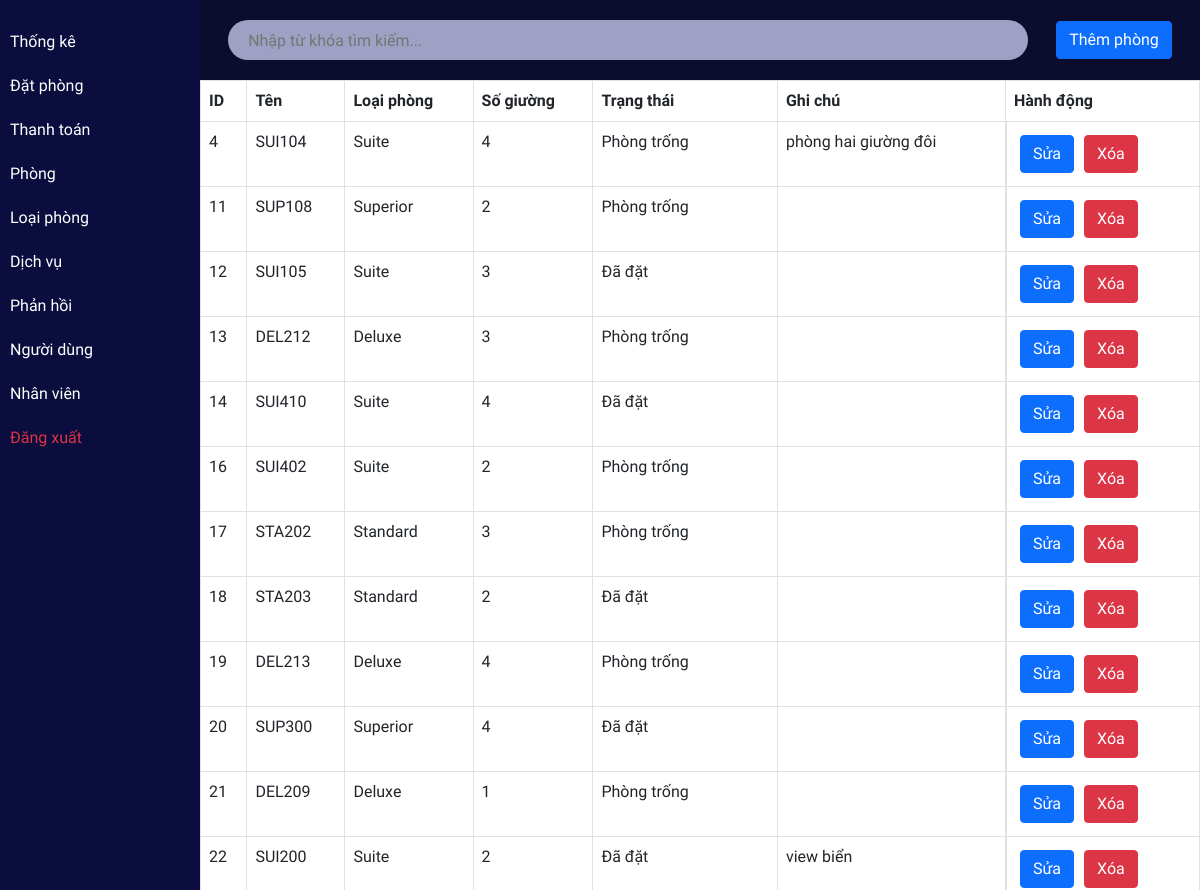
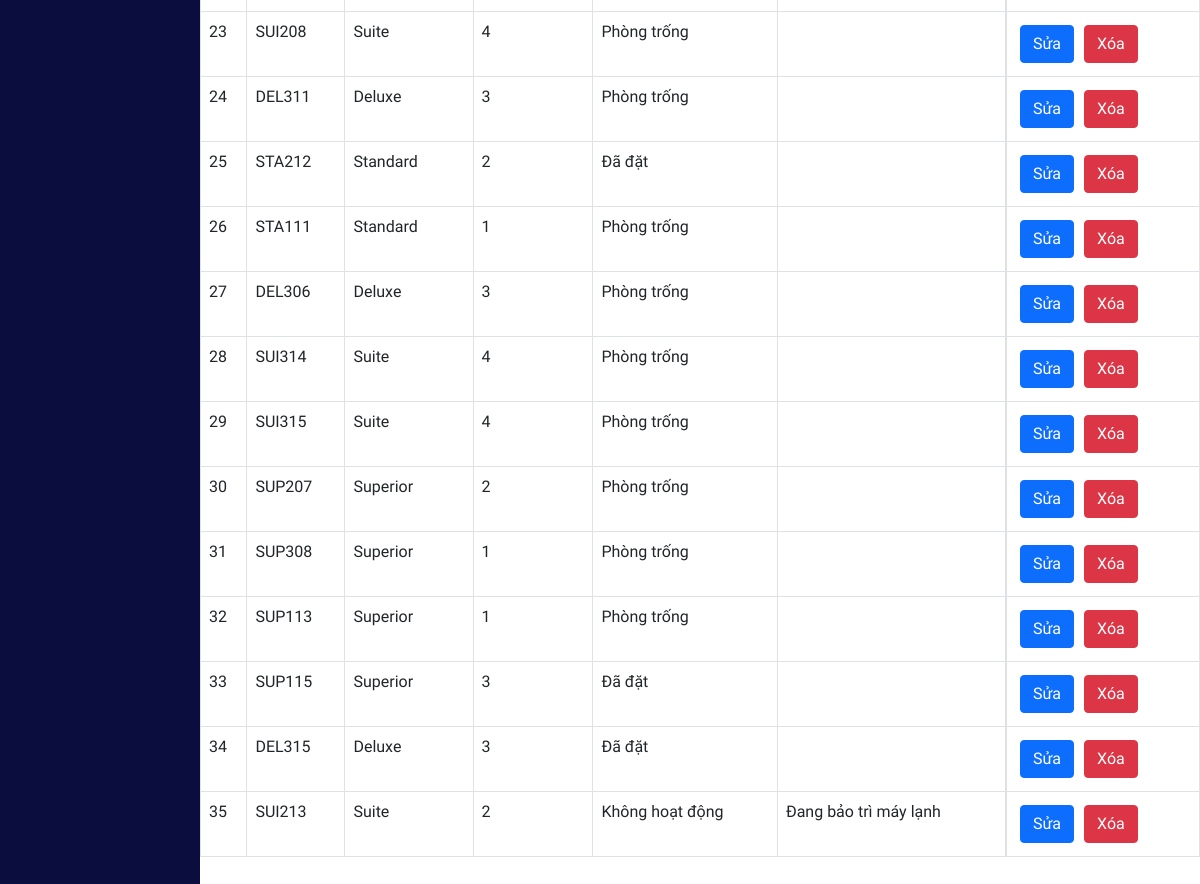
Screenshot of /admin/room.php (signed in) with the database file from the repository (2 pictures, top to bottom).
### tables this page shows
CREATE TABLE `room` (
  `id` int(11) NOT NULL AUTO_INCREMENT,
  `type_id` int(11) NOT NULL,
  `name` varchar(50) NOT NULL,
  `no_bed` int(11) NOT NULL,
  `note` varchar(1000) DEFAULT NULL,
  `status` tinyint(1) NOT NULL DEFAULT '1',
  PRIMARY KEY (`id`)
);

CREATE TABLE `room_type` (
  `id` int(11) NOT NULL AUTO_INCREMENT,
  `name` varchar(50) NOT NULL,
  `image` varchar(200) NOT NULL,
  `description` varchar(2000) NOT NULL,
  `price` int(15) NOT NULL,
  `status` bit(1) NOT NULL DEFAULT b'1',
  PRIMARY KEY (`id`)
);

### admin/room.php (the view, shortened to what this page needs)
<?php include 'header.php'; ?>
<?php include('sidebar.php')?>
  <div class="main-content">
<div class="searchsection">
    <input type="text" name="search_bar" id="search_bar" placeholder="Nhập từ khóa tìm kiếm..." onkeyup="searchFun()">
    <button type="button" class="btn btn-primary" data-bs-toggle="modal" data-bs-target="#addRoomModal">
        Thêm phòng
    </button>
</div>
<div class="room">
    <?php
    $sql = "select room.*, room_type.name as roomtype from room JOIN room_type ON room.type_id = room_type.id ORDER BY id";
    $re = mysqli_query($conn, $sql)
    ?>
    <table class="table table-bordered " id="table-data">
        <thead>
            <tr>
                <th scope="col">ID</th>
                <th scope="col">Tên</th>
                <th scope="col">Loại phòng</th>
                <th scope="col">Số giường</th>
                <th scope="col">Trạng thái</th>
                <th scope="col">Ghi chú</th>
                <th scope="col" class="action">Hành động</th>
            </tr>
        </thead>
        <tbody>
            <?php
            while ($res = mysqli_fetch_array($re)) {
            ?>
                <tr>
                    <td><?php echo $res['id'] ?></td>
                    <td><?php echo $res['name'] ?></td>
                    <td><?php echo $res['roomtype'] ?></td>
                    <td><?php echo $res['no_bed'] ?></td>
                    <?php
                    $status = $res['status'];
                    if ($status == 0) {
                        echo '<td>Không hoạt động</td>';
                    } elseif ($status == 1) {
                        echo '<td>Phòng trống</td>';
                    } elseif ($status == 2) {
                        echo '<td>Đã đặt</td>';
                    } else {
                        echo '<td>Trạng thái không xác định</td>';
                    }
                    ?>
                    <td><?php echo $res['note'] ?></td>
                    <td class="action">
                        <a href="roomedit.php?id=<?php echo $res['id'] ?>"><button class="btn btn-primary">Sửa</button></a>
                        <a href="room.php?delete=<?php echo $res['id'] ?>" onclick="return confirm('Bạn có chắc không?')"><button class='btn btn-danger'>Xóa</button></a>
                    </td>
                </tr>
            <?php
            }
            ?>
        </tbody>
    </table>
</div>
  </div>
<?php include 'footer.php'; ?>

### admin/css/room.css (style rules this page uses)
:root { --bg-text-shadow: 0 2px 4px rgb(13 0 77 / 8%), 0 3px 6px rgb(13 0 77 / 8%), 0 8px 16px rgb(13 0 77 / 8%); --bg-box-shadow: 0px 0px 20px 6px rgba(8, 8, 15, 0.31); }
* { margin: 0; padding: 0; font-family: Consolas, sans-serif; }
.room { display: flex; position: relative; height: 89vh; overflow-y: scroll; justify-content: space-evenly; flex-wrap: wrap; }

### admin/css/roombook.css (style rules this page uses)
:root { --bg-text-shadow: 0 2px 4px rgb(13 0 77 / 8%), 0 3px 6px rgb(13 0 77 / 8%), 0 8px 16px rgb(13 0 77 / 8%); --bg-box-shadow: 0px 0px 20px 6px rgba(26, 30, 164, 0.31); }
body { background-color: #ffff; }
* { margin: 0; padding: 0; font-family: Consolas, sans-serif; }
.searchsection { height: 80px; width: 100%; display: flex; justify-content: space-evenly; align-items: center; background-color: #0a0d2d; position: relative; z-index: 500; }
#search_bar { height: 40px; width: 80%; border: none; background-color: rgba(195, 198, 233, 0.8); padding-left: 20px; border-radius: 30px; }
a { color: black; }
.action a { text-decoration: none; }
.action button { display: flex; flex-wrap: wrap; margin: 5px; }

### admin/css/dashboard.css (style rules this page uses)
:root { --bg-text-shadow: 0 2px 4px rgb(13 0 77 / 8%), 0 3px 6px rgb(13 0 77 / 8%), 0 8px 16px rgb(13 0 77 / 8%); --bg-box-shadow: 0px 0px 20px 6px rgba(26, 30, 164, 0.31); }
* { margin: 0; padding: 0; font-family: Consolas, sans-serif; }
td.action { display: flex; }
.main-content { margin-left: 200px; }

### rows the page displays
room: id "4", name "SUI104", room_type.name "Suite", no_bed "4", status "Phòng trống", note "phòng hai giường đôi"
room: id "11", name "SUP108", room_type.name "Superior", no_bed "2", status "Phòng trống"
room: id "12", name "SUI105", room_type.name "Suite", no_bed "3", status "Đã đặt"
room: id "13", name "DEL212", room_type.name "Deluxe", no_bed "3", status "Phòng trống"
room: id "14", name "SUI410", room_type.name "Suite", no_bed "4", status "Đã đặt"
room: id "16", name "SUI402", room_type.name "Suite", no_bed "2", status "Phòng trống"
room: id "17", name "STA202", room_type.name "Standard", no_bed "3", status "Phòng trống"
room: id "18", name "STA203", room_type.name "Standard", no_bed "2", status "Đã đặt"
room: id "19", name "DEL213", room_type.name "Deluxe", no_bed "4", status "Phòng trống"
room: id "20", name "SUP300", room_type.name "Superior", no_bed "4", status "Đã đặt"
room: id "21", name "DEL209", room_type.name "Deluxe", no_bed "1", status "Phòng trống"
room: id "22", name "SUI200", room_type.name "Suite", no_bed "2", status "Đã đặt", note "view biển"
room: id "23", name "SUI208", room_type.name "Suite", no_bed "4", status "Phòng trống"
room: id "24", name "DEL311", room_type.name "Deluxe", no_bed "3", status "Phòng trống"
room: id "25", name "STA212", room_type.name "Standard", no_bed "2", status "Đã đặt"
room: id "26", name "STA111", room_type.name "Standard", no_bed "1", status "Phòng trống"
room: id "27", name "DEL306", room_type.name "Deluxe", no_bed "3", status "Phòng trống"
room: id "28", name "SUI314", room_type.name "Suite", no_bed "4", status "Phòng trống"
room: id "29", name "SUI315", room_type.name "Suite", no_bed "4", status "Phòng trống"
room: id "30", name "SUP207", room_type.name "Superior", no_bed "2", status "Phòng trống"
room: id "31", name "SUP308", room_type.name "Superior", no_bed "1", status "Phòng trống"
room: id "32", name "SUP113", room_type.name "Superior", no_bed "1", status "Phòng trống"
room: id "33", name "SUP115", room_type.name "Superior", no_bed "3", status "Đã đặt"
room: id "34", name "DEL315", room_type.name "Deluxe", no_bed "3", status "Đã đặt"
room: id "35", name "SUI213", room_type.name "Suite", no_bed "2", status "Không hoạt động", note "Đang bảo trì máy lạnh"
